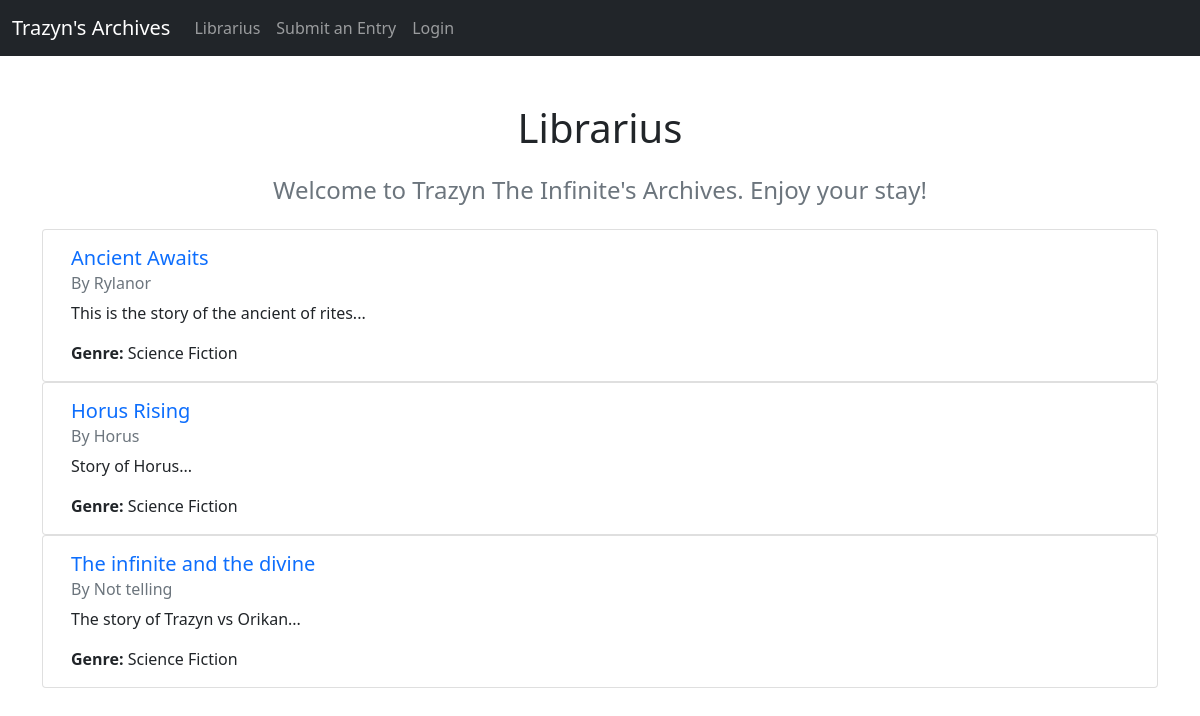
/library/, run on an earlier commit of the app's database.
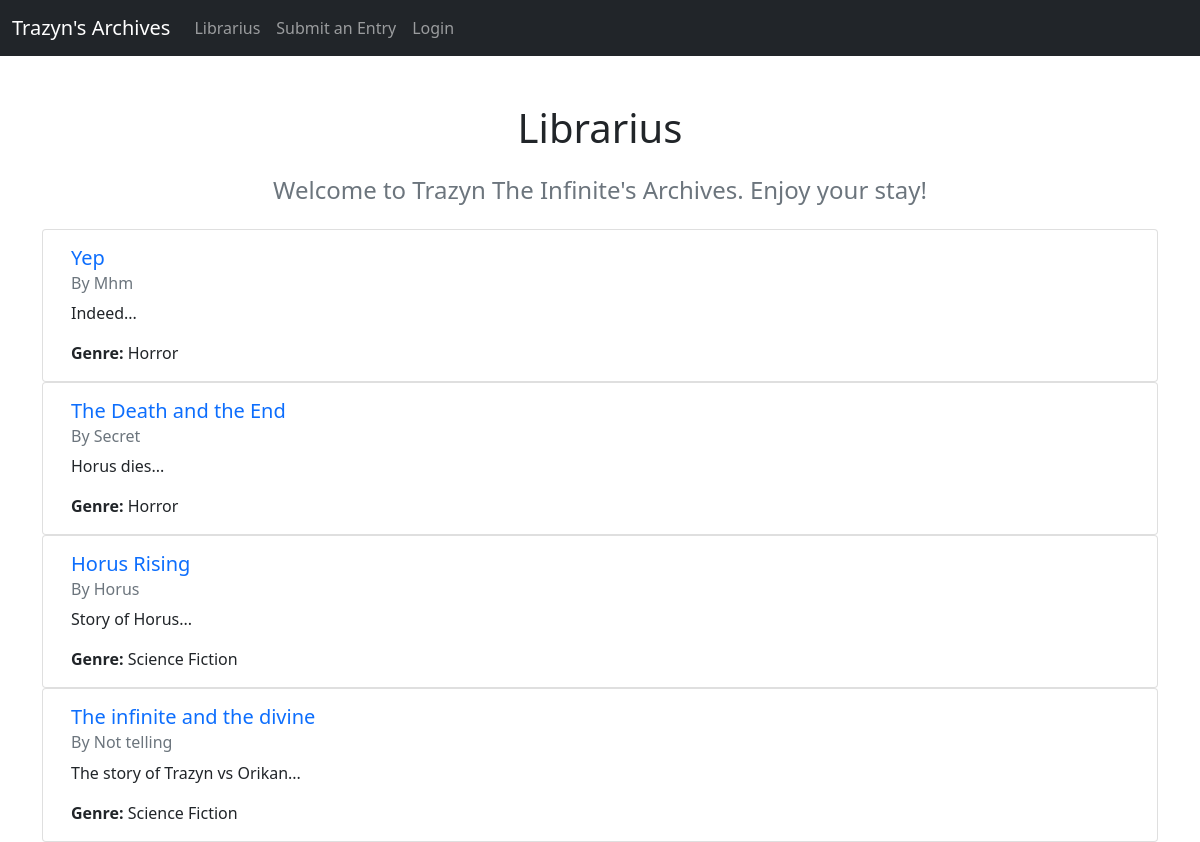
And on a later commit of the database.
### myapp/models.py (models this page shows, shortened)
class Stories(models.Model):
    storyId = models.UUIDField('Story ID', primary_key=True, default=uuid.uuid4, editable=False)
    title = models.CharField('Title', max_length=200)
    author = models.CharField('Author', max_length=100)
    content = models.TextField('Story')
    genre = models.CharField('Genre', max_length=50)
    isPublic = models.BooleanField('Is it Public', default=True)
    user = models.ForeignKey(User, on_delete=models.CASCADE, related_name='stories', null=True, blank=True)
    class Meta:
        verbose_name = 'Stories'
        verbose_name_plural = 'Stories'

### myapp/views.py (the view)
# urls.py: path('library/', views.library, name='library'),
def library(request):
    stories = Stories.objects.all().annotate(average_rating=Avg('ratings__rating'))
    return render(request, 'library.html', {'stories': stories})

### myapp/templates/library.html (shortened to what this page needs)
{% extends 'base.html' %}
{% block content %}
<h1 class="text-center my-4">Librarius</h1>
<h4 class="text-center text-muted mb-4">Welcome to Trazyn The Infinite's Archives. Enjoy your stay!</h4>
<div class="container">
    <div class="row">
        {% for story in stories %}
            {% if story.isPublic or user.is_authenticated %}
                <div class="card">
                    <div class="card-body">
                        <h5 class="card-title">
                            <a href="{% url 'viewStory' story.storyId %}" target="_blank" class="text-decoration-none">{{ story.title }}</a>
                        </h5>
                        <h6 class="card-subtitle mb-2 text-muted">By {{ story.author }}</h6>
                        <p class="card-text">{{ story.content|truncatewords:20 }}...</p>
                        <p class="card-text"><strong>Genre:</strong> {{ story.genre }}</p>
                    </div>
                </div>
            {% endif %}
        {% endfor %}
    </div>
</div>
{% endblock %}

### myapp/templates/base.html (shortened to what this page needs)
<!DOCTYPE html>
<html lang="en">
<head>
  <link href="https://cdn.jsdelivr.net/npm/bootstrap@5.0.0-beta1/dist/css/bootstrap.min.css" rel="stylesheet">
  <link rel="stylesheet" href="https://cdn.jsdelivr.net/npm/bootstrap-icons@1.11.1/font/bootstrap-icons.css">
</head>
<body>
  <nav class="navbar navbar-expand-lg navbar-dark bg-dark">
    <div class="container-fluid">
      <a class="navbar-brand" href="{% url 'home' %}">Trazyn's Archives</a>
      <div class="collapse navbar-collapse" id="navbarNav">
        <ul class="navbar-nav">
          <li class="nav-item">
            <a class="nav-link" href="{% url 'library' %}">Librarius</a>
          </li>
          <li class="nav-item">
            <a class="nav-link" href="{% url 'addStory' %}">Submit an Entry</a>
          </li>
          {% if user.is_authenticated %}
          <li class="nav-item">
            <a class="nav-link" href="{% url 'account' %}">Account</a>
          </li>
          <li class="nav-item">
            <a class="nav-link" href="{% url 'storiesList' %}">Your Entries</a>
          </li>
          <li class="nav-item">
            <a class="nav-link" href="{% url 'logout' %}">Logout</a>
          </li>
          {% else %}
          <li class="nav-item">
            <a class="nav-link" href="{% url 'login' %}">Login</a>
          </li>
          {% endif %}
        </ul>
      </div>
    </div>
  </nav>
  <br />
  <div class="container">
    {% block content %}
    {% endblock %}
  </div>
</body>
</html>

What changed in the data, as far as the page shows it:
removed Stories: title "Ancient Awaits", author "Rylanor", content "This is the story of the ancient of rites", genre "Science Fiction"
added Stories: title "Yep", author "Mhm", content "Indeed", genre "Horror"
added Stories: title "The Death and the End", author "Secret", content "Horus dies", genre "Horror"
